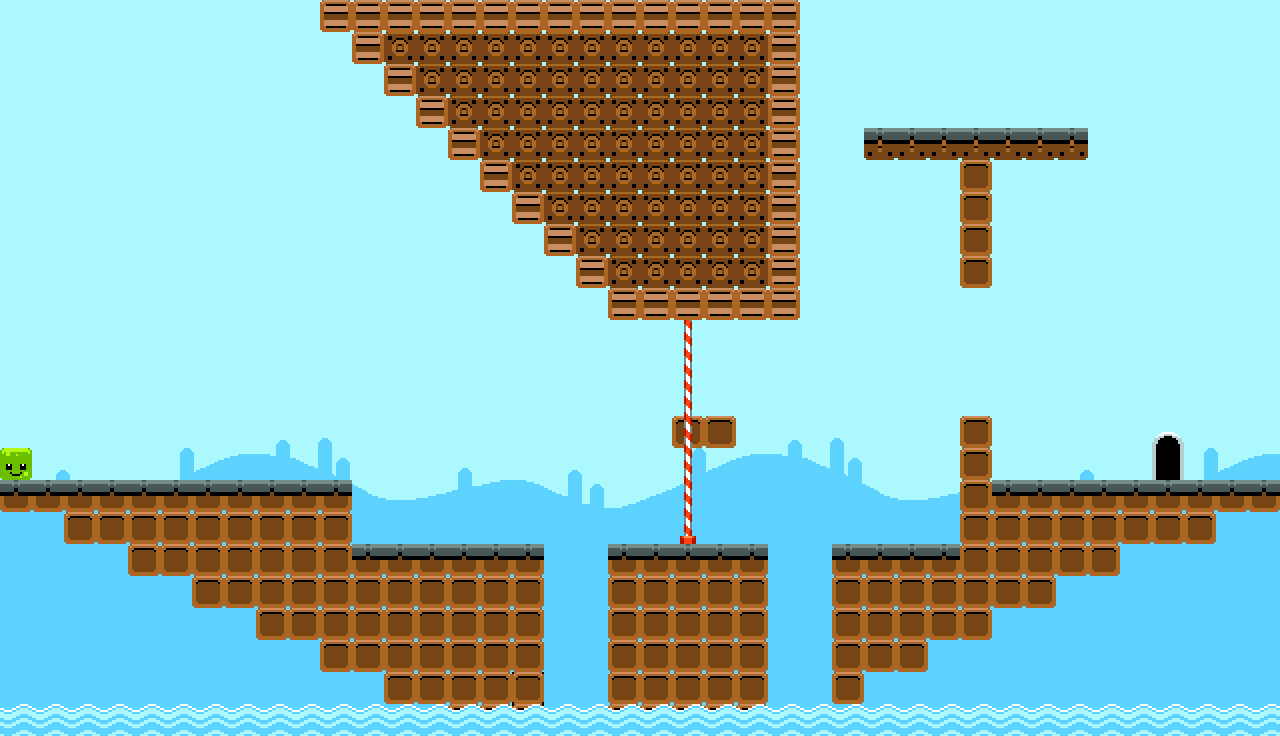

This game map was drawn from its Tiled (.tmx) file and the tilesets committed beside it. A one-line description and the trimmed map source follow:
An orthogonal 40x23 tile map with 32x32 px tiles, 3 tile layers (Background, Tile Layer 1, Background2) and 12 objects (3x box, 3x vert_platform, player_spawn, spike, blob, ...).

<map version="1.0" tiledversion="1.0.3" orientation="orthogonal" renderorder="right-down" width="40" height="23" tilewidth="32" tileheight="32" nextobjectid="19">
 <tileset firstgid="1" source="../tilesets/spritesheet.tsx" />
 <layer name="Background" width="40" height="23">
  <data>[920 cells, 918 non-empty, 128 distinct tile ids]</data>
 </layer>
 <layer name="Tile Layer 1" width="40" height="23">
  <properties>
   <property name="collidable" type="bool" value="true" />
  </properties>
  <data>[920 cells, 194 non-empty, 4 distinct tile ids]</data>
 </layer>
 <layer name="Background2" width="40" height="23">
  <data>[920 cells, 159 non-empty, 7 distinct tile ids]</data>
 </layer>
 <objectgroup name="Objects">
  <object id="1" name="player_spawn" x="992" y="32" width="32" height="32" />
  <object id="2" name="box" x="896" y="32" width="32" height="32" />
  <object id="3" name="spike" x="1.33333" y="714.667" width="1278.67" height="12" />
  <object id="6" name="box" x="288" y="352" width="32" height="32" />
  <object id="9" name="blob" x="160" y="416" width="32" height="32" />
  <object id="10" name="vert_platform" x="288" y="430" width="64" height="32">
   <properties>
    <property name="stopped" type="bool" value="true" />
   </properties>
  </object>
  <object id="11" name="switch" x="928" y="512" width="32" height="32" />
  <object id="12" name="vert_platform" x="768" y="608" width="64" height="32" />
  <object id="13" name="vert_platform" x="544" y="608" width="64" height="32" />
  <object id="15" name="blocker" x="960" y="288" width="32" height="128" />
  <object id="17" name="box" x="672" y="352" width="32" height="32" />
  <object id="18" name="level_end" x="1152" y="448" width="32" height="32" />
 </objectgroup>
</map>
